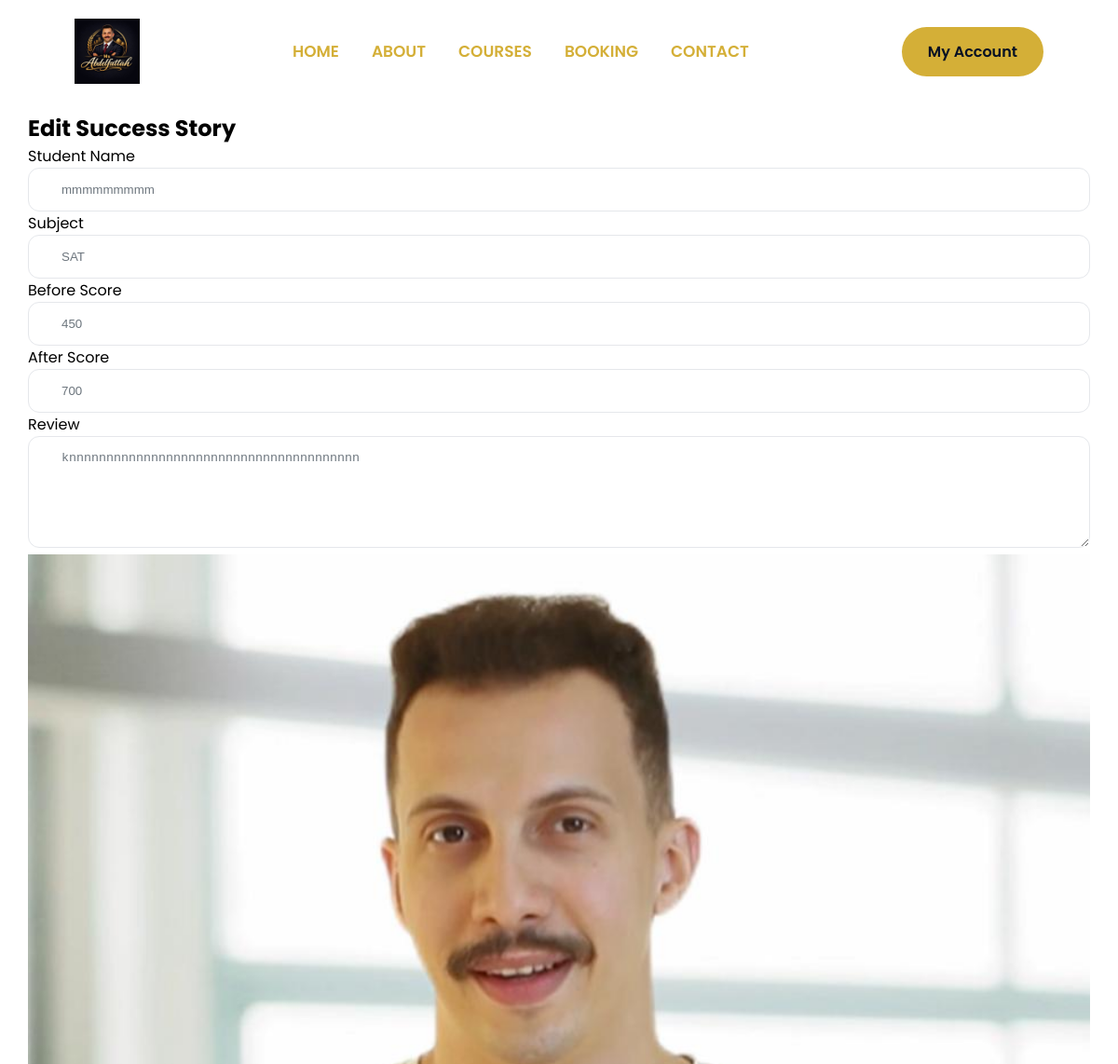
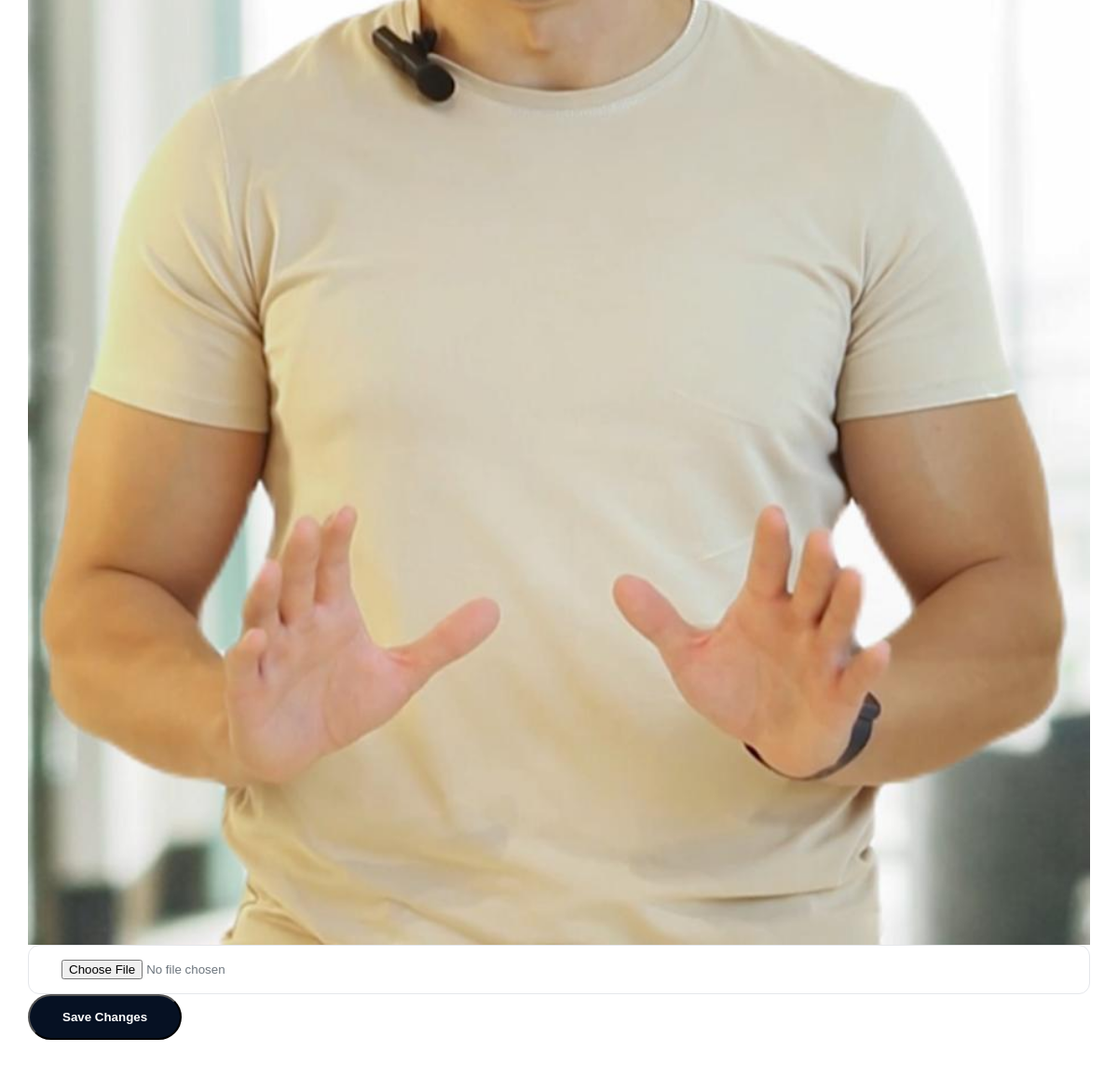
The app's page /success-stories/edit/3 (signed in) with its own data (2 pictures, top to bottom).
### models/success_story.py (models this page shows)
class SuccessStory(db.Model):
    __tablename__ = "success_stories"
    id = db.Column(db.Integer, primary_key=True)
    student_name = db.Column(db.String(100), nullable=False)
    subject = db.Column(db.String(100), nullable=False)
    before_score = db.Column(db.Integer, nullable=False)
    after_score = db.Column(db.Integer, nullable=False)
    review = db.Column(db.Text, nullable=False)
    image = db.Column(db.String(255), nullable=False)
    is_active = db.Column(db.Boolean, default=True)

### routes/admin.py (the view, shortened to what this page needs)
@admin.route("/success-stories/edit/<int:story_id>", methods=["GET", "POST"])
@admin_required
def edit_success_story(story_id):
    story = SuccessStory.query.get_or_404(story_id)
    return render_template(
        "admin/edit_success_story.html",
        story=story,
        name="Edit Success Story"
    )

### file.py (called while the page is built)
@login_manager.user_loader
def load_user(user_id):
    return db.session.get(User, int(user_id))

### templates/admin/edit_success_story.html (shortened to what this page needs)
{% extends "base.html" %}
{% block body %}
<div class="admin-container py-4">
    <h2 class="mb-4">Edit Success Story</h2>
    <form method="POST" enctype="multipart/form-data">
        <div class="mb-3">
            <label>Student Name</label>
            <input
                class="form-control"
                name="student_name"
                value="{{ story.student_name }}"
                required>
        </div>
        <div class="mb-3">
            <label>Subject</label>
            <input
                class="form-control"
                name="subject"
                value="{{ story.subject }}"
                required>
        </div>
        <div class="row">
            <div class="col">
                <label>Before Score</label>
                <input
                    type="number"
                    class="form-control"
                    name="before_score"
                    value="{{ story.before_score }}"
                    required>
            </div>
            <div class="col">
                <label>After Score</label>
                <input
                    type="number"
                    class="form-control"
                    name="after_score"
                    value="{{ story.after_score }}"
                    required>
            </div>
        </div>
        <div class="mt-3">
            <label>Review</label>
            <textarea
                class="form-control"
                rows="5"
                name="review"
                required>{{ story.review }}</textarea>
        </div>
        <div class="mt-3">
            <img
                src="{{ url_for('static', filename='uploads/' ~ story.image) }}"
                width="120"
                class="mb-3 rounded-circle">
            <input
                type="file"
                class="form-control"
                name="image"
                accept=".jpg,.jpeg,.png,.webp">
        </div>
        <button class="btn btn-warning mt-4">
            Save Changes
        </button>
    </form>
</div>
{% endblock %}

### static/css/style.css (style rules this page uses)
:root { --primary-color:#061123; --secondary-color:#d4af37; --background-color:#dee2e6; --white:#ffffff; --black:#000000; --dark-light:#14213d; --gray:#6c757d; --light-gray:#ced4da; --border-color:#adb5bd; --success:#2ecc71; --danger:#e63946; --warning:#fca311; --card-bg:#ffffff; --card-hover:#f9f9fa; --button-primary:#fca311; --button-hover:#d98c00; --button-dark:#061123; --shadow:0 15px 35px rgba(6, 17, 35,.15); --radius:10px; --trnasition:.35s ease; }
* { margin: 0; padding: 0; box-sizing: border-box; }
body { font-family: 'poppins', sans-serif; background: var(--white); color: var(--black); overflow-x: hidden; }
img { width:100%; display: block; }
.btn { display: inline-block; padding:15px 35px; background: var(--primary-color); color: var(--white); border-radius: 50px; font-weight: 600; transition: var(--trnasition); }

### static/css/admin.css (style rules this page uses)
:root { --primary-color:#061123; --secondary-color:#d4af37; --background-color:#dee2e6; --white:#ffffff; --black:#000000; --dark-light:#14213d; --gray:#6c757d; --light-gray:#ced4da; --border-color:#adb5bd; --success:#2ecc71; --danger:#e63946; --warning:#fca311; --shadow:0 15px 35px rgba(6, 17, 35,.15); --radius:12px; --transition:.35s ease; }
* { margin: 0; padding: 0; box-sizing: border-box; }
body { background: var(--white); color: var(--black); overflow-x: hidden; }
.admin-container { padding-top: 80px; width: 95%; max-width: 1400px; margin: 40px auto; }
.form-control { width: 100%; padding:15px 35px; border: 1px solid #E5E7EB; background: var(--white); color: var(--gray); border-radius: var(--radius); outline: none; transition: var(--trnasition); }
textarea.form-control { resize: vertical; min-height: 120px; }

### records on screen
SuccessStory: student_name "mmmmmmmmm", subject "SAT", before_score "450", after_score "700", review "knnnnnnnnnnnnnnnnnnnnnnnnnnnnnnnnnnnnnnn", image (picture)
